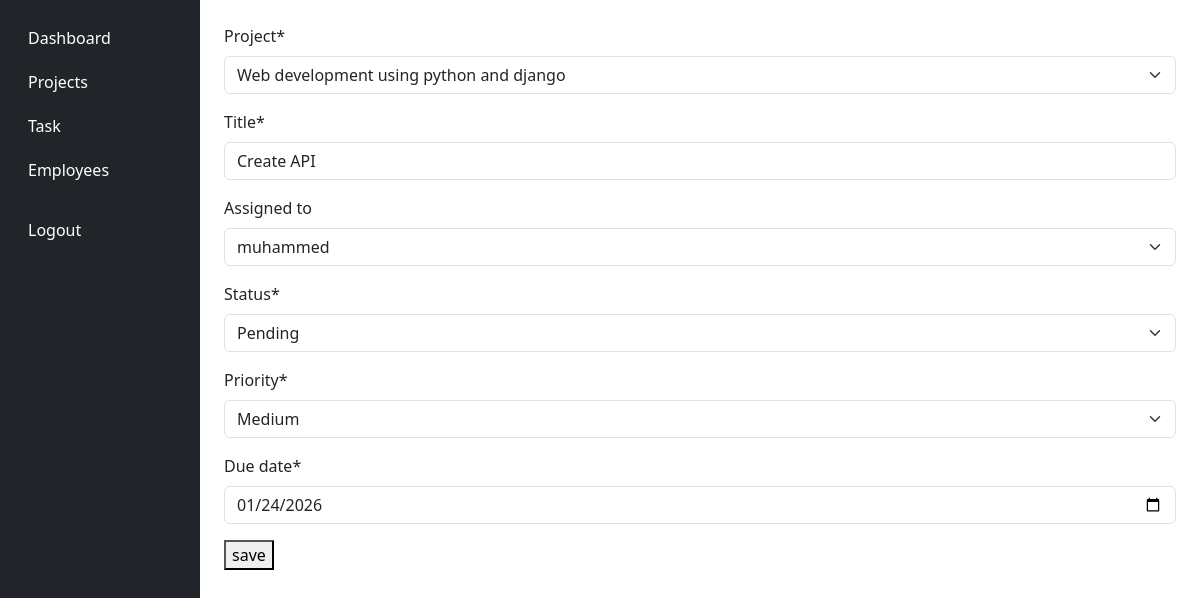
/edit_task/5/ (signed in), run on the app's committed database.
### company/models.py (models this page shows, shortened)
class Task(models.Model):
    STATUS_CHOICE=[
        ('pending','Pending'),
        ('in_progress','In Progress'),
        ('completed','Completed')
    ]
    PRIORITY_CHOICES=[
        ('low','Low'),
        ('medium','Medium'),
        ('high','High')
    ]
    project=models.ForeignKey(Project,on_delete=models.CASCADE)
    title=models.CharField(max_length=100)
    assigned_to=models.ForeignKey(User,on_delete=models.CASCADE,blank=True,null=True)
    status=models.CharField(max_length=50,choices=STATUS_CHOICE,default='pending')
    priority=models.CharField(max_length=50,choices=PRIORITY_CHOICES,default='medium')
    due_date=models.DateField()
    created_at=models.DateTimeField(auto_now_add=True)

### company/views.py (the view)
# urls.py: path('edit_task/<int:id>/',views.edit_task,name='edit_task'),
@login_required
def edit_task(request,id):
    if not request.user.is_staff:
        return redirect('home')
    tsk=Task.objects.get(id=id)
    if request.method=='POST':
        task=TaskForm(request.POST,instance=tsk)
        if task.is_valid():
            task.save()
            return redirect('taskpage')
    else:
        task=TaskForm(instance=tsk)
    return render(request,'task_create.html',{'task':task,'save':'save'})

### company/forms.py
class TaskForm(ModelForm):
    class Meta:
        model=Task
        fields='__all__'
        widgets={
            'due_date':forms.DateInput(attrs={'class':'form-control','type':'date','min':date.today().isoformat()}),
        }
    def __init__(self,*args,**kwargs):
        super().__init__(*args,**kwargs)
        self.fields['assigned_to'].queryset=User.objects.filter(is_staff=False)

### company/models.py (called while the page is built)
    def __str__(self):
        return self.name

### company/templates/task_create.html (shortened to what this page needs)
{% extends "base.html" %}
{% load crispy_forms_tags %}
{% block content %}
<form method='post'>
        {{task|crispy}}
        <button type='submit' value='submit'>{{save}}</button>
</form>
{% endblock content %}

### data on the page
Task: project "Web development using python and django", title "Create API", assigned_to "muhammed", status "Pending", priority "Medium", due_date "01/24/2026"

### other printed values
{{ save }} "save"
